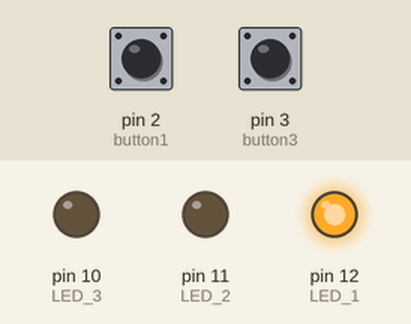
This sketch was run on a simulated Arduino Uno, built with avr-gcc and run on an emulated ATmega328P. On the bench: output pins drawn as LEDs (lit = HIGH). Dashed ring = blinking. The inputs (shaded band) are chosen by the test bench; at power-on: pin 2 (button1) HIGH, pin 3 (button3) HIGH.

Above: at 0.1 s.
At 7.1 s:
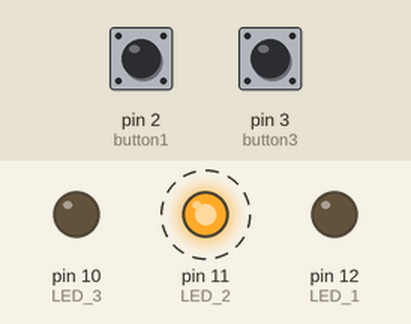
7.2 s: pin 2 (button1) pulled LOW for 0.15 s
At 8.3 s:
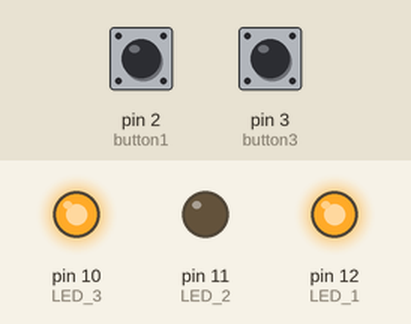
Timing chart, 0 to 30.5 s (numbered marks = the images above; inputs shaded):
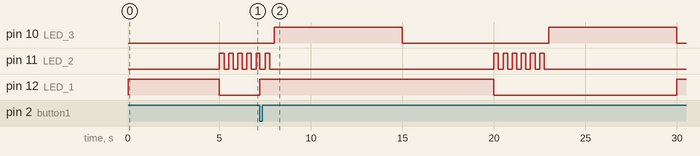

The sketch:

lab4_2Interrupt.ino
```cpp
#define LED_1 12
#define LED_2 11
#define LED_3 10
#define button1 2
#define button2 4
#define button3 3

void setup() {
  pinMode(button1, INPUT);
  pinMode(button2, INPUT);
  pinMode(button3, INPUT_PULLUP);
  pinMode(LED_1, OUTPUT);
  pinMode(LED_2, OUTPUT);
  pinMode(LED_3, OUTPUT);
  attachInterrupt(0, BTN1, FALLING );
  attachInterrupt(1, BTN2, FALLING );
}

void BTN1(){
    digitalWrite(LED_1,HIGH);
    digitalWrite(LED_2,LOW);
    digitalWrite(LED_3,LOW);
    delay(5000);
}

void BTN2(){
    digitalWrite(LED_1,LOW);
    digitalWrite(LED_2,LOW);
    digitalWrite(LED_3,LOW);
    delay(5000);
}

void loop() {
    digitalWrite(LED_1,HIGH);
    delay(5000);
    digitalWrite(LED_1,LOW);

    for (int i=1;i<=6;i++) {
      digitalWrite(LED_2,HIGH);
      delay(250);
      digitalWrite(LED_2,LOW);
      delay(250);
    }

    digitalWrite(LED_3,HIGH);
    delay(7000);
    digitalWrite(LED_3,LOW);
}
```

Measured:
- by itself, pin 10 (LED_3): alternates HIGH for 7.0 s and LOW for 8.0 s
